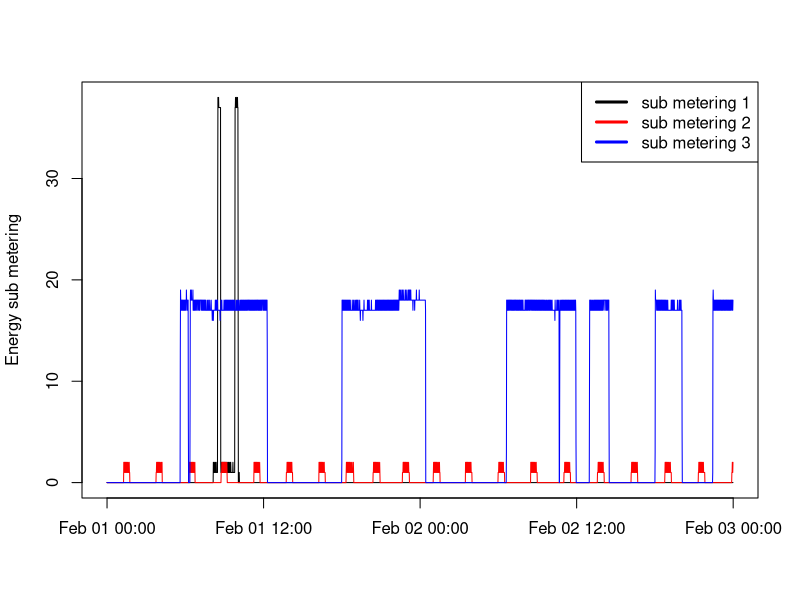

Write the R code that produced this figure.
powerUsage <- read.csv("2DayData.csv",sep=" ")
powerUsage$DT <- as.POSIXct(paste(powerUsage$Date, powerUsage$Time), format="%Y-%m-%d %H:%M:%S")
sm1 <- as.character(powerUsage$Sub_metering_1)
sm1_numeric <- as.numeric(sm1)
sm2 <- as.character(powerUsage$Sub_metering_2)
sm2_numeric <- as.numeric(sm2)
sm3 <- as.character(powerUsage$Sub_metering_3)
sm3_numeric <- as.numeric(sm3)
png(filename = "plot3.png",width = 480, height = 480, units = "px", pointsize = 12)
plot(sm1_numeric ~ powerUsage$DT,col="black",ylab="Energy sub metering",type="l",xlab="")
lines(sm2_numeric ~ powerUsage$DT,col="red")
lines(sm3_numeric ~ powerUsage$DT,col="blue")
legend("topright",col=c("black","red","blue"),legend=c("sub metering 1","sub metering 2","sub metering 3"),cex = 1, lwd = 3)
dev.off()